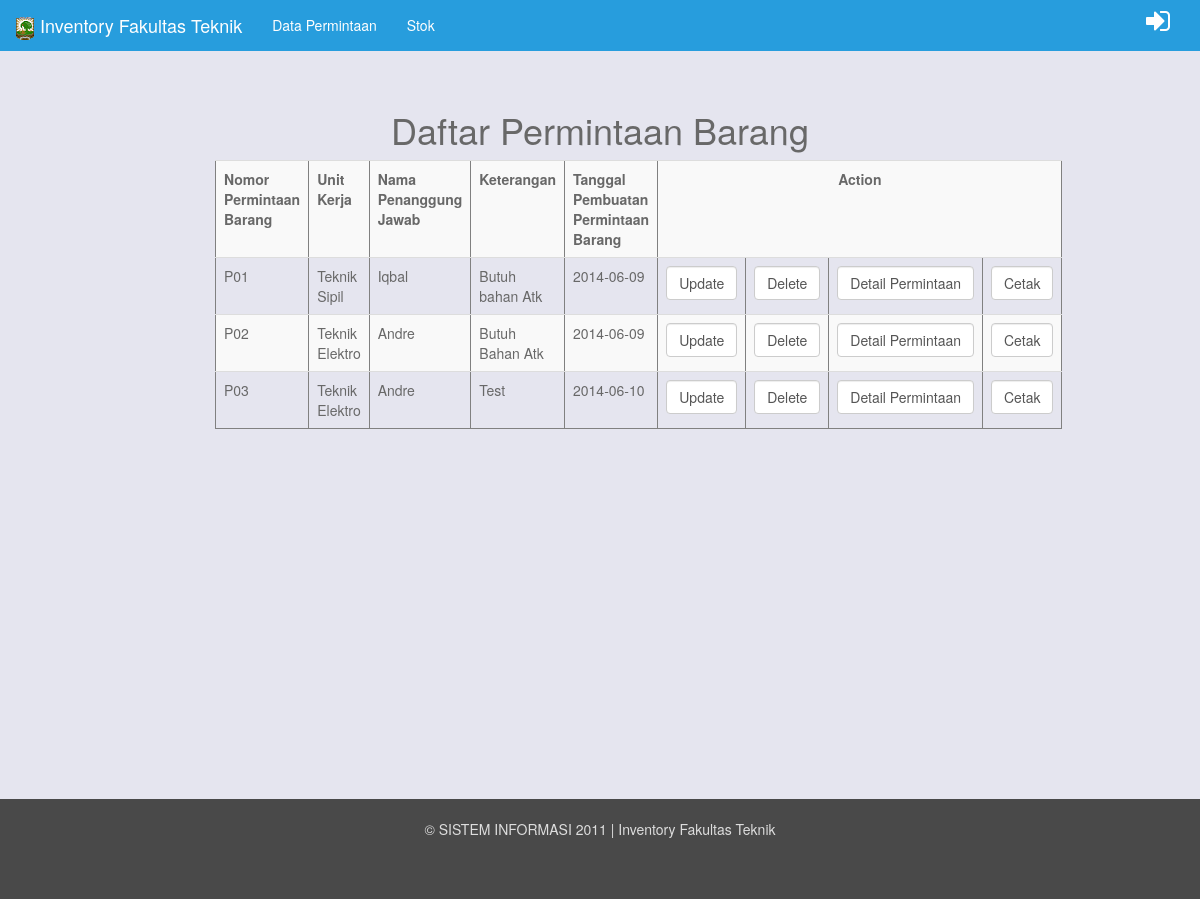
Screenshot of /permintaan_barang/daftar_permintaan.php (signed in) with the database file from the repository.
### tables this page shows
CREATE TABLE IF NOT EXISTS `permintaan_brg` (
  `no_permintaan_barang` varchar(10) NOT NULL,
  `kode_akun` int(10) NOT NULL,
  `keterangan` varchar(50) NOT NULL,
  `tanggal_permintaan_barang` date NOT NULL,
  PRIMARY KEY (`no_permintaan_barang`),
  KEY `user_permintaan_brg_fk` (`kode_akun`)
);

CREATE TABLE IF NOT EXISTS `unit_kerja` (
  `id_unit_kerja` varchar(10) NOT NULL,
  `unit_kerja` varchar(30) NOT NULL,
  PRIMARY KEY (`id_unit_kerja`)
);

CREATE TABLE IF NOT EXISTS `user` (
  `kode_akun` int(10) NOT NULL AUTO_INCREMENT,
  `username` varchar(15) NOT NULL,
  `id_unit_kerja` varchar(10) NOT NULL,
  `password` varchar(10) NOT NULL,
  `nama_penanggungjawab` varchar(25) NOT NULL,
  `role` varchar(10) NOT NULL DEFAULT 'user',
  PRIMARY KEY (`kode_akun`),
  UNIQUE KEY `username` (`username`),
  KEY `unit_kerja_user_fk` (`id_unit_kerja`)
);

### database.php (called while the page is built)
<?php
class Database extends PDO {
    protected $dsn = 'mysql:dbhost=localhost;dbname=inventory_ft';
    protected $user = 'root';
    protected $password = '';
    public function __construct(){
        try{
            $this->dbh = new PDO($this->dsn,$this->user,$this->password);
        }
        catch(PDOException $e){
        }
    }
}
?>

### queryumum.php (called while the page is built)
<?php
require 'database.php';
class Queryumum extends Database {
    public function Que($que){
        $this->statement = $this->dbh->prepare($que);
        $this->statement->execute();
        return $this->statement->fetchAll();
    }
}
?>

### permintaan_barang/daftar_permintaan.php (the view, shortened to what this page needs)
<?php
include 'top.php';
require( 'querypermintaan.php' );
?>
<br>
<h1>Daftar Permintaan Barang</h1>
<table border="1" style="border-collapse:collapse;text-align:left;" class="table table-striped">
  <tr>
    <th>Nomor Permintaan Barang</th>
	<th>Unit Kerja</th>
	<th>Nama Penanggung Jawab</th>
	<th>Keterangan</th>
	<th>Tanggal Pembuatan Permintaan Barang</th>
    <th colspan="4"><p align="center">Action</p></th>
  </tr>
  <?php
	$que = "select * from permintaan_brg, user, unit_kerja
			where
			user.id_unit_kerja = unit_kerja.id_unit_kerja
			and permintaan_brg.kode_akun = user.kode_akun
			";
	foreach($masukpermintaan->Que($que) as $value){
  ?>
  <tr>
    <td><?php echo $value['no_permintaan_barang']; ?></td>
    <td><?php echo $value['unit_kerja']; ?></td>
	<td><?php echo $value['nama_penanggungjawab']; ?></td>
	<td><?php echo $value['keterangan']; ?></td>
	<td><?php echo $value['tanggal_permintaan_barang']; ?></td>
    <td><a onclick="return update()" href="updatepermintaan.php?no_permintaan_barang=<?php echo $value['no_permintaan_barang']; ?>"><input type="button" class="form-control" value="Update"></a></td>
    <td><a onclick="return hapus()" href="deletepermintaan.php?no_permintaan_barang=<?php echo $value['no_permintaan_barang']; ?>"><input type="button" class="form-control" value="Delete"></a></td>
	<td><a href="./detail_permintaan/detail_permintaan.php?no_permintaan_barang=<?php echo $value['no_permintaan_barang']; ?>"><input type="button" class="form-control" value="Detail Permintaan"></a></td>
	<td><a href="cetak_permintaan.php?no_permintaan_barang=<?php echo $value['no_permintaan_barang']; ?>"><input type="button" class="form-control" value="Cetak"></a></td>
  </tr>
  <?php } ?>
</table>

### permintaan_barang/top.php (shortened to what this page needs)
<!DOCTYPE html>
<html lang="en">
	<head>
		<link href="css/bootstrap.min.css" rel="stylesheet">
		<link href="css/font-awesome.min.css" rel="stylesheet">
		<link href="css/styles.css" rel="stylesheet">
	</head>
	<body>
<nav class="navbar navbar-trans navbar-fixed-top" role="navigation">
  <div class="container-fluid">
    <div class="navbar-header">
      <a class="navbar-brand" href="/inventory_ft/index.php"><img src="css/unand.png"> Inventory Fakultas Teknik</a>
    </div>
    <div class="navbar-collapse collapse" id="navbar-collapsible">
      <ul class="nav navbar-nav navbar-left">
	  <?php
	  $role 			= isset($_SESSION['role']) ? $_SESSION['role'] : '';
	  if ($role == "admin")
	  {
		echo
			 '
				<li><a href="/inventory_ft/pagu_barang/pagu_barang.php">Pagu barang</a></li>
				<li><a href="/inventory_ft/user/user.php">User</a></li>
				<li><a href="/inventory_ft/stok/laporan_stok.php">Stok</a></li>
				<li><a href="/inventory_ft/permintaan_barang/daftar_permintaan.php">Daftar Permintaan</a></li>
			 ';
	  }
	  else
	  {
		echo
			'
			<li><a href="/inventory_ft/permintaan_barang/permintaan.php">Data Permintaan</a></li>
			<li><a href="/inventory_ft/stok/laporan_stok.php">Stok</a></li>
			';
	  }
	  ?>
		<li><a href="#"></a></li>
      </ul>
	  <form class="navbar-form pull-right">
        <div class="form-group" style="display:inline;">
          <div class="input-group">
			<?php include "../bar-login.php"; ?>
          </div>
        </div>
      </form>
    </div>
  </div>
</nav>
<section class="container-fluid" id="section2">
  <div class="row">
  	<div class="col-sm-8 col-sm-offset-2 text-center">

### bar-login.php (shortened to what this page needs)
<div class="dropdown">
<a href="" data-toggle="dropdown"><i class="fa fa-sign-in fa-2x"></i></a>
</div>

### permintaan_barang/css/styles.css (style rules this page uses)
html,body { height:100%; background:center no-repeat fixed url('/assets/example/bg_suburb.jpg'); }
.navbar-trans { background-color:#279ddd; color:#fff; }
.navbar-trans a { color:#fefefe; }
section { padding-top:70px; padding-bottom:50px; min-height:calc(100% - 1px); }
#section2 { background-color: #e5e5ef; color:#686868; }
footer { background-color:#494949; color:#ddd; min-height:100px; padding-top:20px; padding-bottom:40px; }

### rows the page displays
permintaan_brg: no_permintaan_barang "P01", unit_kerja.unit_kerja "Teknik Sipil", kode_akun.nama_penanggungjawab "Iqbal", keterangan "Butuh bahan Atk", tanggal_permintaan_barang "2014-06-09"
permintaan_brg: no_permintaan_barang "P02", unit_kerja.unit_kerja "Teknik Elektro", kode_akun.nama_penanggungjawab "Andre", keterangan "Butuh Bahan Atk", tanggal_permintaan_barang "2014-06-09"
permintaan_brg: no_permintaan_barang "P03", unit_kerja.unit_kerja "Teknik Elektro", kode_akun.nama_penanggungjawab "Andre", keterangan "Test", tanggal_permintaan_barang "2014-06-10"
